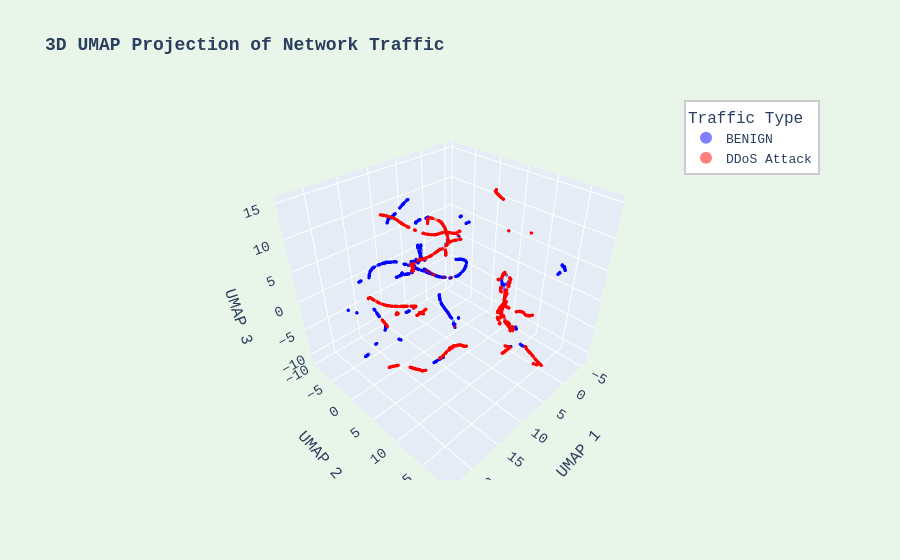

The code cell stored with this chart in its notebook:
### Code cell
import umap
import plotly.express as px
import pandas as pd

# sample 5000 rows
sample = df.sample(5000, random_state=42)
X_sample = sample.drop(columns=[' Label', 'label_binary'])
y_sample = sample['label_binary']

# fit UMAP in 3D
reducer = umap.UMAP(n_components=3, random_state=42)
embedding = reducer.fit_transform(X_sample)

# create dataframe for plotly
embed_df = pd.DataFrame(embedding, columns=['UMAP 1', 'UMAP 2', 'UMAP 3'])
embed_df['Traffic Type'] = y_sample.values
embed_df['Traffic Type'] = embed_df['Traffic Type'].map({0: 'BENIGN', 1: 'DDoS Attack'})

# interactive plot
fig = px.scatter_3d(embed_df, x='UMAP 1', y='UMAP 2', z='UMAP 3',
                    color='Traffic Type',
                    color_discrete_map={'BENIGN': 'blue', 'DDoS Attack': 'red'},
                    title='3D UMAP Projection of Network Traffic',
                    opacity=0.5)

fig.update_traces(marker=dict(size=2))
fig.update_layout(
    title=dict(text='3D UMAP Projection of Network Traffic', font=dict(family="Courier New, monospace", size=18, weight='bold')),
    font=dict(family="Courier New, monospace", size=13),
    legend=dict(
        itemsizing='constant',
        itemwidth=30,
        bgcolor='white',
        bordercolor='#cccccc',
        borderwidth=2,
        xanchor='right',
        x=1
    ),
    paper_bgcolor='#e8f5e9',
    scene=dict(bgcolor='#e8f5e9')
)
fig.show()

### Figure 1 — Plotly figure (JSON) as saved in the notebook; plotly's stock layout.template omitted (floating-point values rounded to 4 significant figures; data arrays with more than 128 entries replaced by an {"elided": "..."} marker saying what was removed)
{"data": [{"hovertemplate": "Traffic Type=BENIGN<br>UMAP 1=%{x}<br>UMAP 2=%{y}<br>UMAP 3=%{z}<extra></extra>", "legendgroup": "BENIGN", "marker": {"color": "blue", "opacity": 0.5, "size": 2, "symbol": "circle"}, "mode": "markers", "name": "BENIGN", "scene": "scene", "showlegend": true, "type": "scatter3d", "x": {"elided": "2199 float values"}, "y": {"elided": "2199 float values"}, "z": {"elided": "2199 float values"}}, {"hovertemplate": "Traffic Type=DDoS Attack<br>UMAP 1=%{x}<br>UMAP 2=%{y}<br>UMAP 3=%{z}<extra></extra>", "legendgroup": "DDoS Attack", "marker": {"color": "red", "opacity": 0.5, "size": 2, "symbol": "circle"}, "mode": "markers", "name": "DDoS Attack", "scene": "scene", "showlegend": true, "type": "scatter3d", "x": {"elided": "2801 float values"}, "y": {"elided": "2801 float values"}, "z": {"elided": "2801 float values"}}], "layout": {"font": {"family": "Courier New, monospace", "size": 13}, "legend": {"bgcolor": "white", "bordercolor": "#cccccc", "borderwidth": 2, "itemsizing": "constant", "itemwidth": 30, "title": {"text": "Traffic Type"}, "tracegroupgap": 0, "x": 1, "xanchor": "right"}, "paper_bgcolor": "#e8f5e9", "scene": {"bgcolor": "#e8f5e9", "domain": {"x": [0, 1], "y": [0, 1]}, "xaxis": {"title": {"text": "UMAP 1"}}, "yaxis": {"title": {"text": "UMAP 2"}}, "zaxis": {"title": {"text": "UMAP 3"}}}, "title": {"font": {"family": "Courier New, monospace", "size": 18, "weight": "bold"}, "text": "3D UMAP Projection of Network Traffic"}}}
